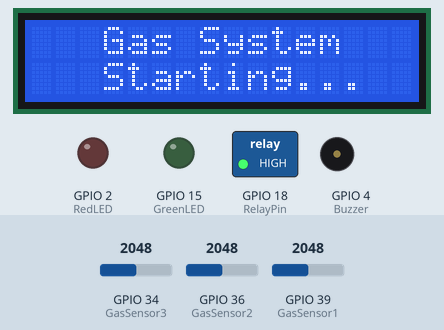
Simulated run of this sketch. Board: ESP32. Shown: 16×2 character LCD, switched loads named in the sketch (green lamp = pin HIGH), output pins drawn as LEDs (lit = HIGH), buzzer (waves = sounding, pin HIGH). The inputs (shaded band) are chosen by the test bench; at power-on: GPIO 34 (GasSensor3) = 2048, GPIO 39 (GasSensor1) = 2048, GPIO 36 (GasSensor2) = 2048. WiFi joins after 1.5 s; servers stay silent unless stated; what the sketch prints to the serial monitor is not drawn.

Above: at 1.9 s.
At 5.5 s:
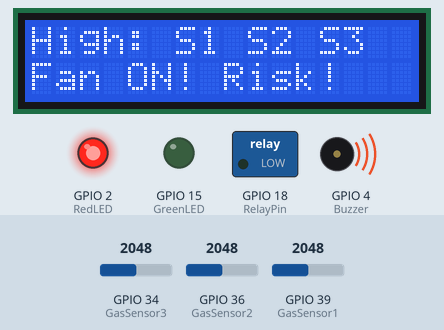
5.6 s: GPIO 34 (GasSensor3) set to 1646
7.1 s: GPIO 34 (GasSensor3) set to 1552
At 9.0 s:
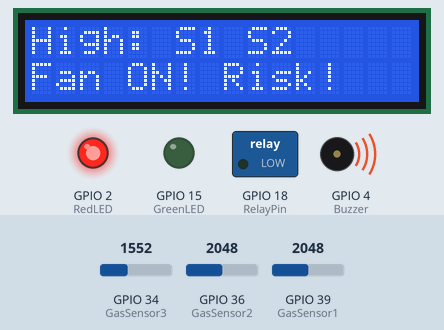
9.4 s: GPIO 39 (GasSensor1) set to 1470
11.1 s: GPIO 39 (GasSensor1) set to 1360
At 13.1 s:
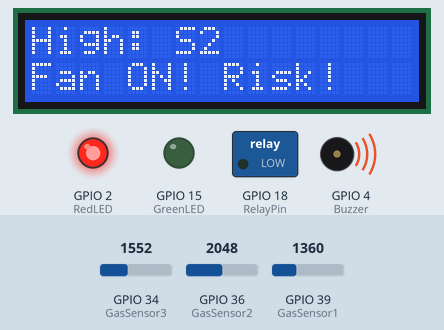
13.4 s: GPIO 36 (GasSensor2) set to 375
15.1 s: GPIO 36 (GasSensor2) set to 327
At 16.2 s:
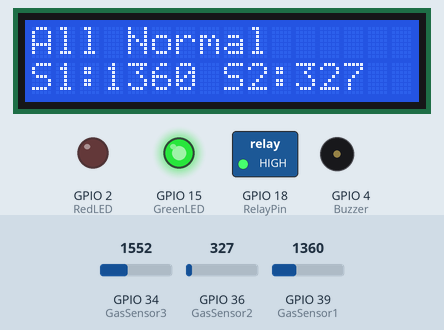
Timing chart, 0 to 18.1 s (numbered marks = the images above; inputs shaded):
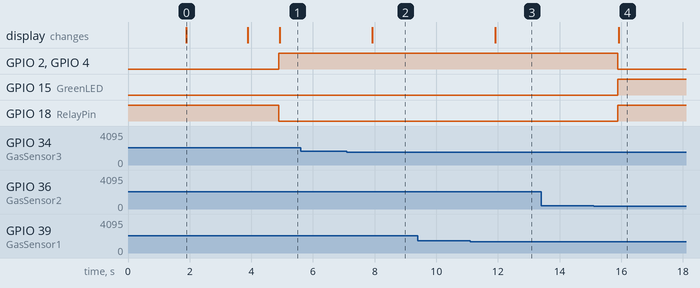

The sketch:

main_code.ino.ino
```cpp
#define BLYNK_TEMPLATE_ID "TMPL6Sa5FQqdr"
#define BLYNK_TEMPLATE_NAME "Gas Level Monitoring System"
#define BLYNK_AUTH_TOKEN "S7ZpA-3skanVQzFbrQz_UBT37QAKug4S"

#define BLYNK_PRINT Serial
#include <WiFi.h>
#include <BlynkSimpleEsp32.h>
#include <LiquidCrystal_I2C.h>

// Initialize LCD (Try lcd.init() if lcd.begin() does not work for your library)
LiquidCrystal_I2C lcd(0x27, 16, 2);

char auth[] = BLYNK_AUTH_TOKEN;
char ssid[] = "POCO X3 Pro";   // Ensure this matches your hotspot exactly
char pass[] = "0987654321";

BlynkTimer timer;

// --- PIN DEFINITIONS ---
int GasSensor1 = 39; // VN
int GasSensor2 = 36; // VP
int GasSensor3 = 34; // D34

#define GreenLED 15   // D15
#define RedLED 2      // D2
#define Buzzer 4      // D4
#define RelayPin 18   // ADDED: Relay for Exhaust Fan (GPIO 18)

// --- THRESHOLDS (Matched to Report) ---
int sensorThreshold1 = 1400;
int sensorThreshold2 = 350;  // Changed from 400 to match report [cite: 181]
int sensorThreshold3 = 1600;

void sendSensor()
{
  int gasValue1 = analogRead(GasSensor1);
  int gasValue2 = analogRead(GasSensor2);
  int gasValue3 = analogRead(GasSensor3);

  // Send raw data to Blynk Gauges
  Blynk.virtualWrite(V0, gasValue1);
  Blynk.virtualWrite(V1, gasValue2);
  Blynk.virtualWrite(V2, gasValue3);

  Serial.print("S1: "); Serial.print(gasValue1);
  Serial.print(" | S2: "); Serial.print(gasValue2);
  Serial.print(" | S3: "); Serial.println(gasValue3);

  bool alert = false;
  String sensorsHigh = "";

  // Check Sensor 1
  if(gasValue1 > sensorThreshold1) {
    sensorsHigh += "S1 ";
    alert = true;
    Blynk.logEvent("gas_alert", "Sensor 1: Gas High");
  }
  // Check Sensor 2
  if(gasValue2 > sensorThreshold2) {
    sensorsHigh += "S2 ";
    alert = true;
    Blynk.logEvent("gas_alert", "Sensor 2: Gas High");
  }
  // Check Sensor 3
  if(gasValue3 > sensorThreshold3) {
    sensorsHigh += "S3 ";
    alert = true;
    Blynk.logEvent("gas_alert", "Sensor 3: Gas High");
  }

  // --- ALARM LOGIC ---
  if (alert) {
    // 1. Update Hardware
    digitalWrite(GreenLED, LOW);
    digitalWrite(RedLED, HIGH);
    digitalWrite(Buzzer, HIGH);
    digitalWrite(RelayPin, LOW); // Fan ON (Active LOW) [cite: 99]

    // 2. Update LCD
    lcd.clear();
    lcd.setCursor(0,0);
    lcd.print("High: " + sensorsHigh);
    lcd.setCursor(0,1);
    lcd.print("Fan ON! Risk!");

    // 3. Update Blynk Widgets
    Blynk.virtualWrite(V3, "High: " + sensorsHigh);
    Blynk.virtualWrite(V4, "Exhaust Fan ON");
    Blynk.virtualWrite(V5, 0);   // Green LED Widget OFF
    Blynk.virtualWrite(V6, 255); // Red LED Widget ON
    Blynk.virtualWrite(V7, 255); // Buzzer Widget ON
    Blynk.virtualWrite(V8, 255); // Fan Widget ON

  } else {
    // 1. Update Hardware
    digitalWrite(GreenLED, HIGH);
    digitalWrite(RedLED, LOW);
    digitalWrite(Buzzer, LOW);
    digitalWrite(RelayPin, HIGH); // Fan OFF (Active LOW)

    // 2. Update LCD
    lcd.clear();
    lcd.setCursor(0,0);
    lcd.print("All Normal");
    lcd.setCursor(0,1);
    // Rotating display of values since they fit better this way
    lcd.print("S1:"); lcd.print(gasValue1);
    lcd.print(" S2:"); lcd.print(gasValue2);

    // 3. Update Blynk Widgets
    Blynk.virtualWrite(V3, "All Normal");
    Blynk.virtualWrite(V4, "Exhaust Fan OFF");
    Blynk.virtualWrite(V5, 255); // Green LED Widget ON
    Blynk.virtualWrite(V6, 0);   // Red LED Widget OFF
    Blynk.virtualWrite(V7, 0);   // Buzzer Widget OFF
    Blynk.virtualWrite(V8, 0);   // Fan Widget OFF
  }
}

void setup()
{
  Serial.begin(115200);

  // Initialize Sensors
  pinMode(GasSensor1, INPUT);
  pinMode(GasSensor2, INPUT);
  pinMode(GasSensor3, INPUT);

  // Initialize Outputs
  pinMode(GreenLED, OUTPUT);
  pinMode(RedLED, OUTPUT);
  pinMode(Buzzer, OUTPUT);
  pinMode(RelayPin, OUTPUT);
  digitalWrite(RelayPin, HIGH); // Keep Fan OFF initially (Active LOW)

  // Initialize Blynk
  Blynk.begin(auth, ssid, pass);

  // Initialize LCD
  lcd.begin(); // Note: If LCD is blank, try lcd.init();
  lcd.backlight(); // Make sure backlight is on
  lcd.setCursor(3,0);
  lcd.print("Gas System");
  lcd.setCursor(3,1);
  lcd.print("Starting...");
  delay(2000); // Only acceptable delay is here in setup
  lcd.clear();

  // Run function every 1 second
  timer.setInterval(1000L, sendSensor);
}

void loop()
{
  Blynk.run();
  timer.run();
}
```

Measured:
- the behaviour switches between 1601 and 1600 on GPIO 34 (GasSensor3) (found by bisection; images 1 and 2)
- the behaviour switches between 1401 and 1400 on GPIO 39 (GasSensor1) (found by bisection; images 2 and 3)
- the behaviour switches between 351 and 350 on GPIO 36 (GasSensor2) (found by bisection; images 3 and 4)
- after the input at 5.6 s, every drawn part: stays the same
- after the input at 7.1 s, the display: changes after 0.82 s (image 2)
- after the input at 9.4 s, every drawn part: stays the same
- after the input at 11.1 s, the display: changes after 0.82 s (image 3)
- after the input at 13.4 s, every drawn part: stays the same
- after the input at 15.1 s, GPIO 2 (RedLED), GPIO 4 (Buzzer): HIGH → LOW after 0.79 s; GPIO 15 (GreenLED), GPIO 18 (RelayPin): LOW → HIGH after 0.79 s; the display: changes after 0.82 s (image 4)
- what the display in image 0 shows lasts 2.0 s, from 1.9 s to 3.9 s
